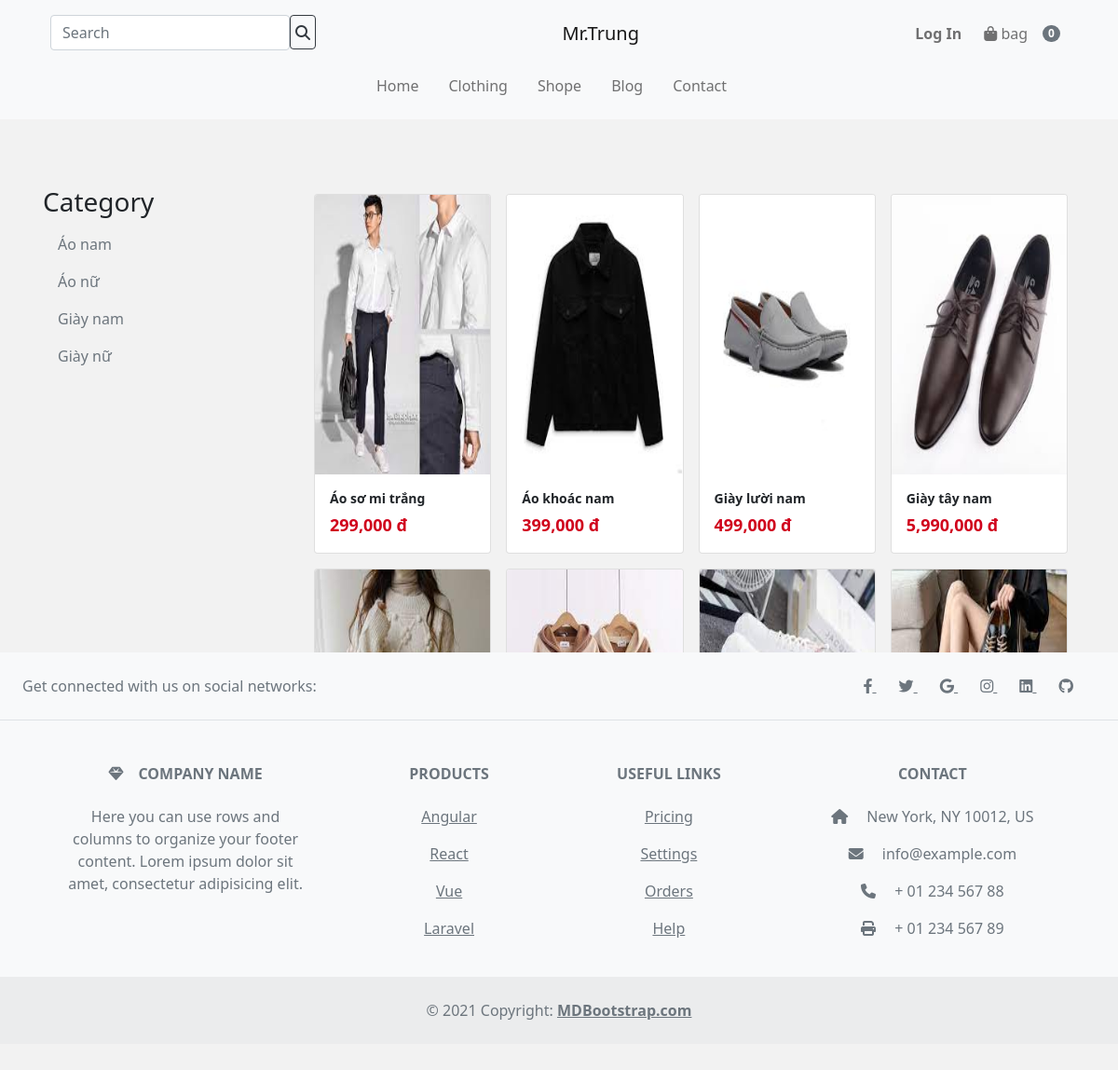
/clothing.php, run on the app's committed database.
### tables this page shows
CREATE TABLE `categories` (
  `id` int(11) NOT NULL,
  `name` varchar(100) NOT NULL,
  `img` varchar(100) NOT NULL
);

CREATE TABLE `products` (
  `id` int(11) NOT NULL,
  `name` varchar(100) NOT NULL,
  `price` float NOT NULL,
  `img` varchar(100) NOT NULL,
  `category_id` int(11) NOT NULL,
  `description` varchar(100) NOT NULL
);

### core/function.php (called while the page is built, shortened)
<?php
require_once 'product_db.php';
function number_cart_product()
{
    $number = 0;
    return $number;
}

### core/category_db.php (called while the page is built, shortened)
<?php
$pdo = get_pdo();
function get_all_categories(){
    global $pdo;
    $sql = "SELECT * FROM CATEGORIES";
    $stmt = $pdo->prepare($sql);
    $stmt->execute();
    $stmt->setFetchMode(PDO::FETCH_ASSOC);
    $result = $stmt->fetchAll();
    $category_list = array();
    foreach ($result as $row){
        $category_list[] = array(
            'id' => $row['id'],
            'name' => $row['name'],
            'img' => $row['img']
        );
    }
    return $category_list;
}

### core/product_db.php (called while the page is built, shortened)
<?php
$pdo = get_pdo();
function get_all_products()
{
    global $pdo;
    $sql = "SELECT * FROM PRODUCTS";
    $stmt = $pdo->prepare($sql);
    $stmt->execute();
    $stmt->setFetchMode(PDO::FETCH_ASSOC);
    $result = $stmt->fetchAll();
    $product_list = array();
    foreach ($result as $row) {
        $product_list[] = array(
            'id' => $row['id'],
            'name' => $row['name'],
            'price' => $row['price'],
            'img' => $row['img'],
            'category_id' => $row['category_id']
        );
    }
    return $product_list;
}

### view/_clothing.php (the view, shortened to what this page needs)
<!doctype html>
<html lang="en">
<head>
    <link rel="stylesheet" href="https://cdnjs.cloudflare.com/ajax/libs/font-awesome/6.2.0/css/all.min.css" />
    <link rel="stylesheet" href="https://cdn.jsdelivr.net/npm/bootstrap@5.2.0/dist/css/bootstrap.min.css">
    <link rel="stylesheet" href="./view/public/css/bootstrap.min.css">
    <link rel="stylesheet" href="./view/public/css/style.css">
    <link rel="stylesheet" href="./view/public/css/home.css">
</head>
<body>
    <?php include 'inc/header.php'; ?>
    <div class="container mt ">
        <div class="row ">
            <div class="col col-lg-3 text-start">
                <h3>Category</h3>
                <?php $categories_list = get_all_categories() ?>
                <?php foreach ($categories_list as $categories) { ?>
                    <ul class="nav flex-column">
                        <li class="nav-item">
                            <a href="category.php?category_id=<?php echo $categories['id']; ?>" class="nav-link text-muted">
                                <?php echo $categories['name'] ?>
                            </a>
                        </li>
                    </ul>
                <?php } ?>
            </div>
            <div class="col col d-flex flex-wrap justify-content-between codinh">
                <?php $product_list = get_all_products() ?>
                <?php foreach ($product_list as $product) { ?>
                    <div class="col-12 col-lg-3 col-md-6 col-sm-6">
                        <div class="card m-2">
                            <a href="./product-detail.php?id=<?php echo $product['id']; ?>">
                                <img class="card-img-top" height="300px" src="./view/public/img/<?php echo $product['img']; ?>" alt="Product">
                            </a>
                            <div class="card-body">
                                <p class="card-text fw-bold"><?php echo $product['name']; ?></p>
                                <strong class="text-secondary">
                                    <?php echo number_format($product['price']) ?> đ
                                </strong>
                            </div>
                        </div>
                    </div>
                <?php } ?>
            </div>
        </div>
    </div>
    <footer class="text-center text-lg-start bg-light text-muted">
        <section class="d-flex justify-content-center justify-content-lg-between p-4 border-bottom">
            <div class="me-5 d-none d-lg-block">
                <span>Get connected with us on social networks:</span>
            </div>
            <div>
                <a href="" class="me-4 text-reset">
                    <i class="fab fa-facebook-f"></i>
                </a>
                <a href="" class="me-4 text-reset">
                    <i class="fab fa-twitter"></i>
                </a>
                <a href="" class="me-4 text-reset">
                    <i class="fab fa-google"></i>
                </a>
                <a href="" class="me-4 text-reset">
                    <i class="fab fa-instagram"></i>
                </a>
                <a href="" class="me-4 text-reset">
                    <i class="fab fa-linkedin"></i>
                </a>
                <a href="" class="me-4 text-reset">
                    <i class="fab fa-github"></i>
                </a>
            </div>
        </section>
        <section class="">
            <div class="container text-center text-md-start mt-5">
                <div class="row mt-3">
                    <div class="col-md-3 col-lg-4 col-xl-3 mx-auto mb-4">
                        <h6 class="text-uppercase fw-bold mb-4">
                            <i class="fas fa-gem me-3"></i>Company name
                        </h6>
                        <p>
                            Here you can use rows and columns to organize your footer content. Lorem ipsum
                            dolor sit amet, consectetur adipisicing elit.
                        </p>
                    </div>
                    <div class="col-md-2 col-lg-2 col-xl-2 mx-auto mb-4">
                        <h6 class="text-uppercase fw-bold mb-4">
                            Products
                        </h6>
                        <p>
                            <a href="#!" class="text-reset">Angular</a>
                        </p>
                        <p>
                            <a href="#!" class="text-reset">React</a>
                        </p>
                        <p>
                            <a href="#!" class="text-reset">Vue</a>
                        </p>
                        <p>
                            <a href="#!" class="text-reset">Laravel</a>
                        </p>
                    </div>
                    <div class="col-md-3 col-lg-2 col-xl-2 mx-auto mb-4">
                        <h6 class="text-uppercase fw-bold mb-4">
                            Useful links
                        </h6>
                        <p>
                            <a href="#!" class="text-reset">Pricing</a>
                        </p>
                        <p>
                            <a href="#!" class="text-reset">Settings</a>
                        </p>
                        <p>
                            <a href="#!" class="text-reset">Orders</a>
                        </p>
                        <p>
                            <a href="#!" class="text-reset">Help</a>
                        </p>
                    </div>
                    <div class="col-md-4 col-lg-3 col-xl-3 mx-auto mb-md-0 mb-4">
                        <h6 class="text-uppercase fw-bold mb-4">Contact</h6>
                        <p><i class="fas fa-home me-3"></i> New York, NY 10012, US</p>
                        <p>
                            <i class="fas fa-envelope me-3"></i>
                            info@example.com
                        </p>
                        <p><i class="fas fa-phone me-3"></i> + 01 234 567 88</p>
                        <p><i class="fas fa-print me-3"></i> + 01 234 567 89</p>
                    </div>
                </div>
            </div>
        </section>
        <div class="text-center p-4" style="background-color: rgba(0, 0, 0, 0.05);">
            © 2021 Copyright:
            <a class="text-reset fw-bold" href="https://mdbootstrap.com/">MDBootstrap.com</a>
        </div>
    </footer>
</body>
</html>

### clothing.php (shortened to what this page needs)
<?php
if ($_SERVER['REQUEST_METHOD'] === 'GET') {
    include_once './view/_clothing.php';
}

### view/inc/header.php (shortened to what this page needs)
<nav class="navbar navbar-expand-lg navbar-light bg-light position-fixed top-0 start-0 w-100">
  <div class="container">
    <div class="collapse navbar-collapse p-2 flex-column" id="navbarContent">
      <div class="d-flex justify-content-center justify-content-lg-between flex-column flex-lg-row w-100">
        <form action="search.php" method="get" class="d-flex">
          <input type="text" name="search" class="form-control" placeholder="Search">
          <button class="btn btn-outline-dark">
            <i class="fa-solid fa-magnifying-glass"></i>
          </button>
        </form>
        <a class="navbar-brand d-none d-lg-block" href="#">Mr.Trung</a>
        <ul class="navbar-nav">
          <li class="nav-item mx-2">
            <?php
            if (!isset($_SESSION['user']['user']) && empty($_SESSION['user'])) {
              echo '<a href="login.php" class="nav-link"><b>Log In</b></a>';
            } else {
              echo "Hello, " . htmlspecialchars($_SESSION['user']['name'], ENT_QUOTES, 'UTF-8');
              echo '</br></b>';
              echo  '<a href="logout.php" class=""  style="text-decoration: none; color: rgba(0,0,0,.55);"><b>Log Out</b></a>';
            }
            ?>
          </li>
          <li class="nav-item d-flex align-items-center">
            <a href="cart.php" class="nav-link">
              <i class="fas fa-shopping-bag"></i>
              bag
            </a>
            <span class="badge rounded-pill bg-secondary m-2">
              <?php echo number_cart_product() ?>
            </span>
          </li>
        </ul>
      </div>
      <div class="d-block w-100">
        <ul class="navbar-nav d-flex justify-content-center align-items-center pt-3">
          <li class="nav-item mx-2">
            <a href="index.php" class="nav-link">
              Home
            </a>
          </li>
          <li class="nav-item mx-2">
            <a href="clothing.php" class="nav-link">
              Clothing
            </a>
          </li>
          <li class="nav-item mx-2">
            <a href="clothing.php" class="nav-link">
              Shope
            </a>
          </li>
          <li class="nav-item mx-2">
            <a href="clothing.php" class="nav-link">
              Blog
            </a>
          </li>
          <li class="nav-item mx-2">
            <a href="clothing.php" class="nav-link">
              Contact
            </a>
          </li>
        </ul>
      </div>
    </div>
  </div>
</nav>

### view/public/css/style.css (style rules this page uses)
body { background:#F2F2F2 !important; transition: 0.5s; }
.navbar { z-index: 99; }
.card-img-top { object-fit: fill; }
.codinh { height: 500px; overflow-y: auto; }
.form-control { height: 30px !important; }
.btn-outline-dark { height: 37px !important; padding: 0px 5px !important; }
.text-secondary { color: red !important; }

### view/public/css/home.css (style rules this page uses)
.text-secondary { color: #d0021c !important; font-weight: bold; font-size: 18px; }
.card-text { display: -webkit-box !important; -webkit-box-orient: vertical !important; -webkit-line-clamp: 2 !important; font-size: 14px !important; line-height: 20px !important; overflow: hidden !important; text-overflow: ellipsis !important; margin-bottom: 5px !important; }

### view/_clothing.php (style rules this page uses)
.mt { margin-top: 200px !important; }

### data on the page
categories: name "Áo nam"
categories: name "Áo nữ"
categories: name "Giày nam"
categories: name "Giày nữ"
products: img (picture), name "Áo sơ mi trắng", price "299,000"
products: img (picture), name "Áo khoác nam", price "399,000"
products: img (picture), name "Giày lười nam", price "499,000"
products: img (picture), name "Giày tây nam", price "5,990,000"
products: img (picture)
products: img (picture)
products: img (picture)
products: shows a picture

### other printed values
number_cart_product() "0"
